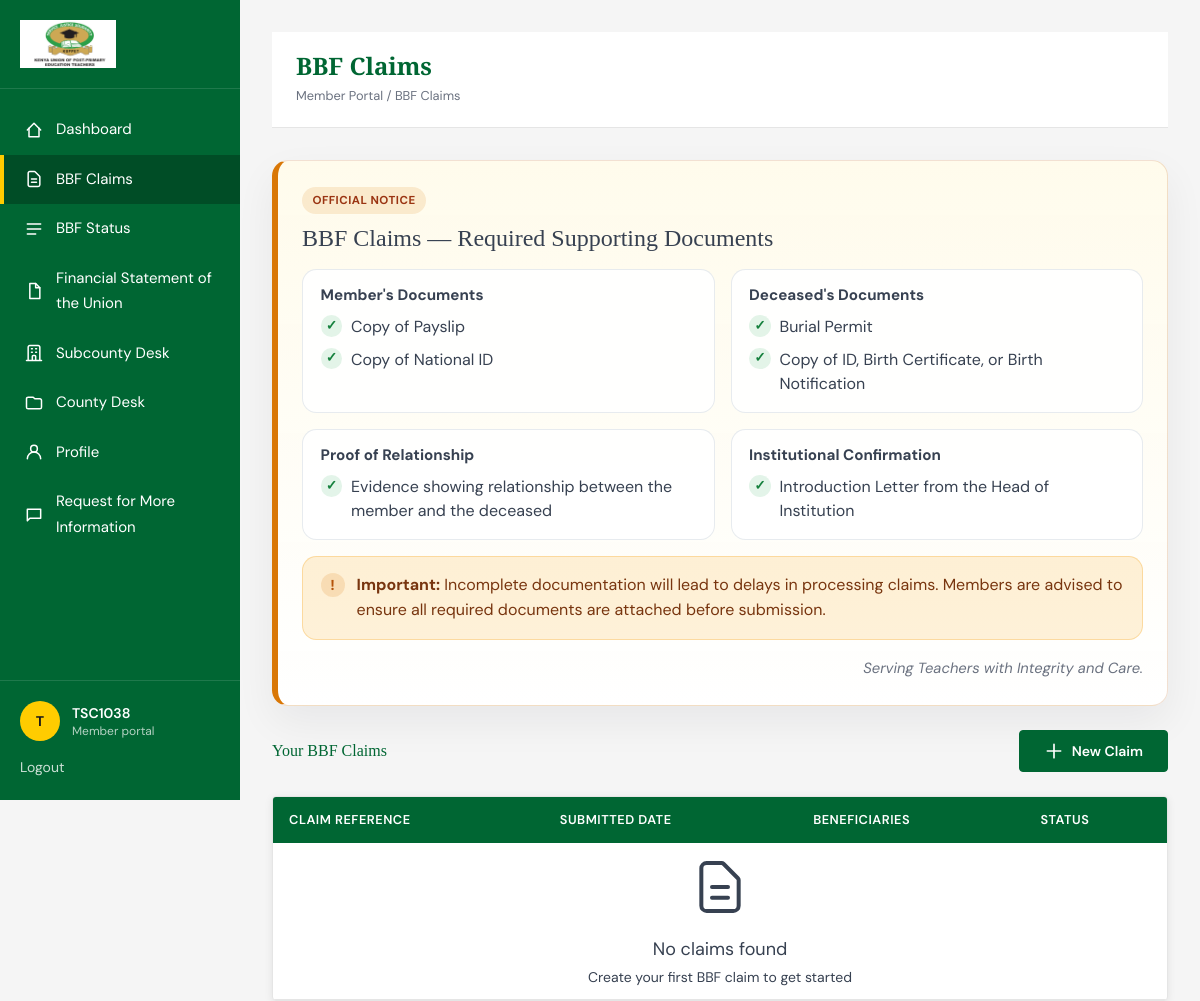
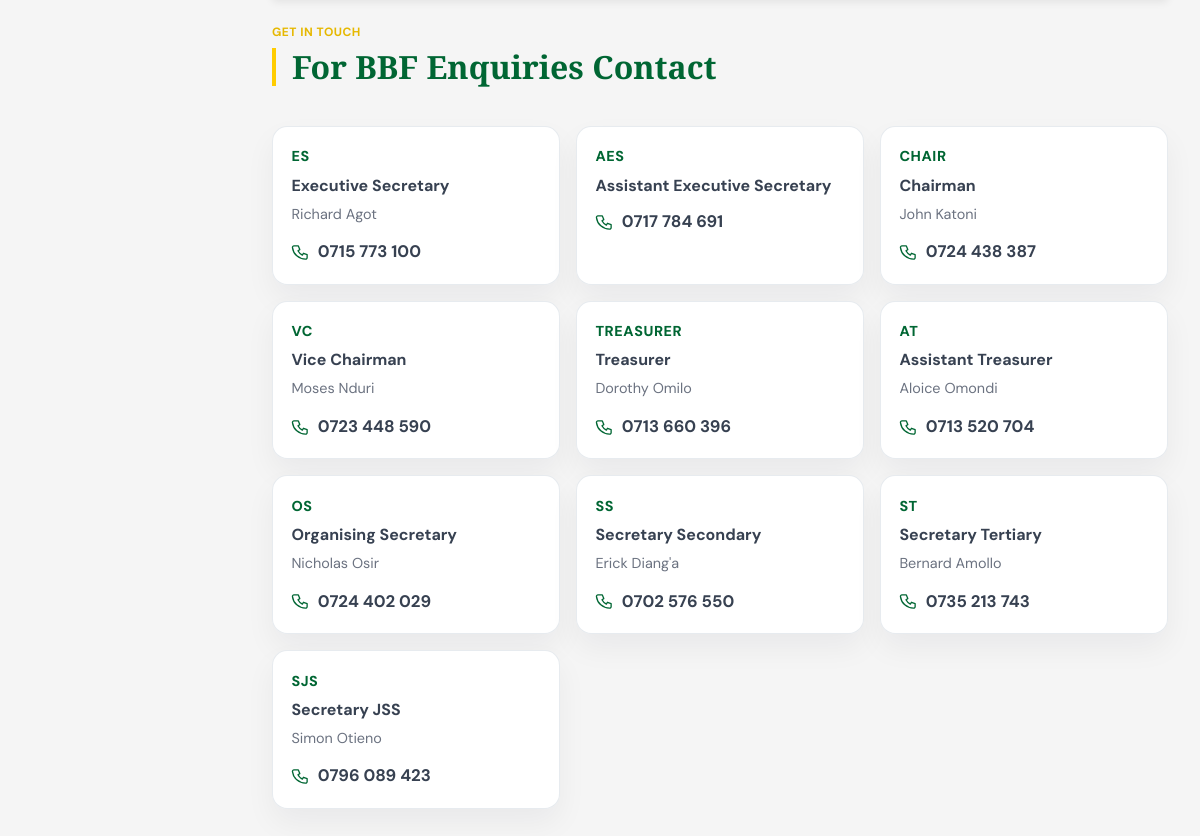
Page /dashboard/bbf-claims/ (signed in) on the committed database (2 pictures, top to bottom).
### accounts/models.py (models this page shows, shortened)
class CustomUser(AbstractUser):
    tsc_number = models.CharField(max_length=50, unique=True)
    email = models.EmailField(_('email address'), unique=True, null=True, blank=True)
    phone_number = models.CharField(max_length=20, blank=True)
    sub_county = models.CharField(max_length=100, blank=True)
    school = models.CharField(max_length=150, blank=True)
    APPROVAL_STATUS_CHOICES = [
        ('PENDING', _('Pending Approval')),
        ('APPROVED', _('Approved')),
        ('REJECTED', _('Rejected')),
    ]
    approval_status = models.CharField(max_length=10, choices=APPROVAL_STATUS_CHOICES, default='PENDING')
    approval_date = models.DateTimeField(null=True, blank=True)
    approved_by = models.ForeignKey(
        'self',
        on_delete=models.SET_NULL,
        null=True,
        blank=True,
        related_name='approved_users'
    )
    totp_secret = models.CharField(max_length=16, blank=True)
    totp_enabled = models.BooleanField(default=False)
    is_subcounty_rep = models.BooleanField(default=False)
    is_county_rep = models.BooleanField(default=False)
    username = None
    USERNAME_FIELD = 'tsc_number' # Use TSC number for login
    REQUIRED_FIELDS = ['email']
    objects = CustomUserManager()

### core/models.py (models this page shows, shortened)
class BECMember(models.Model):
    name = models.CharField(max_length=200)
    title = models.CharField(max_length=200)
    photo = models.ImageField(upload_to='bec_photos/', blank=True, null=True)
    order = models.PositiveIntegerField(default=0)
    class Meta:
        ordering = ['order']

### dashboard/views.py (the view)
# urls.py: path('bbf-claims/', views.BBFClaimsListView.as_view(), name='bbf_claims'),
class BBFClaimsListView(LoginRequiredMixin, ListView):
    template_name = "dashboard/bbf_claims_list.html"
    login_url = reverse_lazy("login")
    context_object_name = "claims"
    def get_queryset(self):
        return BBFClaim.objects.filter(member=self.request.user).order_by("-submitted_at")

### core/bbf_contacts.py (called while the page is built)
def _build_bec_lookup():
    lookup = {}
    for member in BECMember.objects.all():
        normalized = member.title.strip().lower()
        lookup[normalized] = member
    for title, aliases in TITLE_ALIASES.items():
        primary = lookup.get(title.lower())
        if primary:
            continue
        for alias in aliases:
            alias_match = lookup.get(alias.lower())
            if alias_match:
                lookup[title.lower()] = alias_match
                break
    return lookup

def get_bbf_contacts():
    bec_lookup = _build_bec_lookup()
    contacts = []
    for contact in CONTACT_DIRECTORY:
        bec_member = bec_lookup.get(contact["title"].lower())
        local_phone = contact["phone"]
        tel_phone = local_phone[1:] if local_phone.startswith("0") else local_phone
        contacts.append(
            {
                **contact,
                "holder_name": bec_member.name if bec_member else "",
                "tel_phone": tel_phone,
            }
        )
    return contacts

### dashboard/context_processors.py (called while the page is built)
def bbf_contacts(request):
    return {"contact_list": get_bbf_contacts()}

### templates/dashboard/bbf_claims_list.html (shortened to what this page needs)
{% extends 'dashboard/base_dashboard.html' %}
{% load static %}
{% block dashboard_title %}BBF Claims{% endblock %}
{% block dashboard_breadcrumb %}Member Portal / BBF Claims{% endblock %}
{% block dashboard_content %}
<div class="space-y-6">
    {% include 'partials/bbf_documents_notice.html' %}
    <div class="flex items-center justify-between">
        <div class="flex items-center gap-4">
            <h2 class="dashboard-heading">Your BBF Claims</h2>
        </div>
        <a href="{% url 'bbf_claim_create' %}" class="btn btn-primary">
            <svg class="h-5 w-5" fill="none" stroke="currentColor" viewBox="0 0 24 24" aria-hidden="true">
                <path stroke-linecap="round" stroke-linejoin="round" stroke-width="2" d="M12 4v16m8-8H4"></path>
            </svg>
            <span>New Claim</span>
        </a>
    </div>
    <div class="table-shell">
        <table class="data-table">
            <thead>
                <tr>
                    <th>Claim Reference</th>
                    <th>Submitted Date</th>
                    <th>Beneficiaries</th>
                    <th>Status</th>
                </tr>
            </thead>
            <tbody>
                {% for claim in claims %}
                    <tr class="cursor-pointer hover:bg-[var(--bg-card-hover)]" onclick="window.location.href='{% url 'bbf_claim_detail' pk=claim.pk %}'">
                        <td class="font-mono text-sm">{{ claim.claim_reference }}</td>
                        <td>{{ claim.submitted_at|date:"M d, Y H:i" }}</td>
                        <td>{{ claim.beneficiaries_count }}</td>
                        <td>
                            {% if claim.status == 'pending' %}
                                <span class="status-badge status-badge--muted">Pending</span>
                            {% elif claim.status == 'awaiting_subcounty' %}
                                <span class="status-badge status-badge--pending">Awaiting Subcounty Confirmation</span>
                            {% elif claim.status == 'awaiting_county' %}
                                <span class="status-badge status-badge--info">Awaiting County Confirmation</span>
                            {% elif claim.status == 'approved' %}
                                <span class="status-badge status-badge--good">Approved</span>
                            {% elif claim.status == 'rejected' %}
                                <span class="status-badge status-badge--bad">Rejected</span>
                            {% endif %}
                        </td>
                    </tr>
                {% empty %}
                    <tr>
                        <td colspan="4" class="text-center text-[var(--gray-500)] py-12">
                            <svg class="h-16 w-16 mx-auto mb-4 text-[var(--gray-400)]" fill="none" stroke="currentColor" viewBox="0 0 24 24">
                                <path stroke-linecap="round" stroke-linejoin="round" stroke-width="1.5" d="M9 12h6m-6 4h6m2 5H7a2 2 0 01-2-2V5a2 2 0 012-2h5.586a1 1 0 01.707.293l5.414 5.414a1 1 0 01.293.707V19a2 2 0 01-2 2z"></path>
                            </svg>
                            <p class="text-lg">No claims found</p>
                            <p class="text-sm mt-1">Create your first BBF claim to get started</p>
                        </td>
                    </tr>
                {% endfor %}
            </tbody>
        </table>
    </div>
    {% with contacts=contact_list %}
        {% include 'partials/bbf_contact_directory.html' %}
    {% endwith %}
</div>
{% endblock %}

### templates/dashboard/base_dashboard.html (shortened to what this page needs)
{% extends 'base.html' %}
{% load static %}
{% block body_class %}dashboard-body{% endblock %}
{% block site_shell %}
<div class="dashboard-shell">
    <aside class="dashboard-sidebar" id="dashboard-sidebar">
        <div class="dashboard-sidebar__logo">
            <a href="{% url 'dashboard' %}">
                <img src="{% static 'images/kuppet.png' %}" alt="KUPPET Siaya Branch logo">
            </a>
        </div>
        <nav class="dashboard-nav" aria-label="Dashboard navigation">
            <a href="{% url 'dashboard' %}" class="dashboard-nav-link {% if request.resolver_match.url_name == 'dashboard' %}is-active{% endif %}">
                <svg class="dashboard-nav-icon" fill="none" stroke="currentColor" viewBox="0 0 24 24" aria-hidden="true">
                    <path stroke-linecap="round" stroke-linejoin="round" stroke-width="1.8" d="M4 12l8-8 8 8"></path>
                    <path stroke-linecap="round" stroke-linejoin="round" stroke-width="1.8" d="M6 10v10h12V10"></path>
                </svg>
                <span class="dashboard-nav-label">Dashboard</span>
            </a>
            <a href="{% url 'bbf_claims' %}" class="dashboard-nav-link {% if request.resolver_match.url_name == 'bbf_claims' or request.resolver_match.url_name == 'bbf_claim_create' or request.resolver_match.url_name == 'bbf_claim_detail' %}is-active{% endif %}">
                <svg class="dashboard-nav-icon" fill="none" stroke="currentColor" viewBox="0 0 24 24" aria-hidden="true">
                    <path stroke-linecap="round" stroke-linejoin="round" stroke-width="1.8" d="M9 12h6m-6 4h6m2 5H7a2 2 0 01-2-2V5a2 2 0 012-2h5.586a1 1 0 01.707.293l5.414 5.414a1 1 0 01.293.707V19a2 2 0 01-2 2z"></path>
                </svg>
                <span class="dashboard-nav-label">BBF Claims</span>
            </a>
            <a href="{% url 'bbf_status' %}" class="dashboard-nav-link {% if request.resolver_match.url_name == 'bbf_status' %}is-active{% endif %}">
                <svg class="dashboard-nav-icon" fill="none" stroke="currentColor" viewBox="0 0 24 24" aria-hidden="true">
                    <path stroke-linecap="round" stroke-linejoin="round" stroke-width="1.8" d="M4 6h16M4 12h16M4 18h10"></path>
                </svg>
                <span class="dashboard-nav-label">BBF Status</span>
            </a>
            <a href="{% url 'financials' %}" class="dashboard-nav-link {% if request.resolver_match.url_name == 'financials' %}is-active{% endif %}">
                <svg class="dashboard-nav-icon" fill="none" stroke="currentColor" viewBox="0 0 24 24" aria-hidden="true">
                    <path stroke-linecap="round" stroke-linejoin="round" stroke-width="1.8" d="M7 3h7l5 5v13H7z"></path>
                    <path stroke-linecap="round" stroke-linejoin="round" stroke-width="1.8" d="M14 3v5h5"></path>
                </svg>
                <span class="dashboard-nav-label">Financial Statement of the Union</span>
            </a>
            {% if user.is_subcounty_rep or user.is_superuser %}
            <a href="{% url 'subcounty_dashboard' %}" class="dashboard-nav-link {% if request.resolver_match.url_name == 'subcounty_dashboard' or request.resolver_match.url_name == 'subcounty_claim_review' %}is-active{% endif %}">
                <span class="dashboard-nav-label">Subcounty Desk</span>
            </a>
            {% endif %}
            {% if user.is_county_rep or user.is_superuser %}
            <a href="{% url 'county_dashboard' %}" class="dashboard-nav-link {% if request.resolver_match.url_name == 'county_dashboard' or request.resolver_match.url_name == 'county_claim_review' %}is-active{% endif %}">
                <svg class="dashboard-nav-icon" fill="none" stroke="currentColor" viewBox="0 0 24 24" aria-hidden="true">
                    <path stroke-linecap="round" stroke-linejoin="round" stroke-width="1.8" d="M3 7v10a2 2 0 002 2h14a2 2 0 002-2V9a2 2 0 00-2-2h-6l-2-2H5a2 2 0 00-2 2z"></path>
                </svg>
                <span class="dashboard-nav-label">County Desk</span>
            </a>
            {% endif %}
            <a href="{% url 'profile' %}" class="dashboard-nav-link {% if request.resolver_match.url_name == 'profile' %}is-active{% endif %}">
                <span class="dashboard-nav-label">Profile</span>
            </a>
            <a href="{% url 'support' %}" class="dashboard-nav-link {% if request.resolver_match.url_name == 'support' %}is-active{% endif %}">
                <svg class="dashboard-nav-icon" fill="none" stroke="currentColor" viewBox="0 0 24 24" aria-hidden="true">
                    <path stroke-linecap="round" stroke-linejoin="round" stroke-width="1.8" d="M4 5h16v11H7l-3 3V5z"></path>
                </svg>
                <span class="dashboard-nav-label">Request for More Information</span>
            </a>
        </nav>
        <div class="dashboard-sidebar__footer">
            <div class="mb-3 flex items-center gap-3">
                <span class="avatar-badge">{{ user.first_name|default:user.tsc_number|slice:":1" }}{{ user.last_name|slice:":1" }}</span>
                <div class="dashboard-sidebar__footer-text">
                    <p class="text-sm font-semibold">{{ user.get_full_name|default:user.tsc_number }}</p>
                    <p class="text-xs text-white/70">Member portal</p>
                </div>
            </div>
            <a href="{% url 'logout' %}" class="text-sm text-white/80 hover:text-white hover:underline">Logout</a>
        </div>
    </aside>
    <main class="dashboard-main">
        <div class="dashboard-main__inner">
            <div class="dashboard-heading-bar">
                <div class="flex items-start gap-4">
                    <div>
                        <h1>{% block dashboard_title %}Member Dashboard{% endblock %}</h1>
                        <p class="dashboard-breadcrumb">{% block dashboard_breadcrumb %}Member Portal{% endblock %}</p>
                    </div>
                </div>
            </div>
            {% block dashboard_content %}{% endblock %}
        </div>
    </main>
</div>
{% endblock %}

### templates/partials/bbf_contact_directory.html
<section class="bbf-contact-directory">
    <div class="section-heading">
        <span class="section-heading__eyebrow">Get in Touch</span>
        <h2 class="section-heading__title">For BBF Enquiries Contact</h2>
    </div>
    <div class="contact-grid">
        {% for contact in contacts %}
        <div class="contact-card">
            <div class="contact-role">{{ contact.role }}</div>
            <p class="contact-title">{{ contact.title }}</p>
            {% if contact.holder_name %}
                <p class="contact-holder">{{ contact.holder_name }}</p>
            {% endif %}
            <a href="tel:+254{{ contact.tel_phone }}" class="contact-phone">
                <svg class="phone-icon" fill="none" stroke="currentColor" viewBox="0 0 24 24" aria-hidden="true">
                    <path stroke-linecap="round" stroke-linejoin="round" stroke-width="1.8" d="M6 4h4l2 5-2.5 1.5a14 14 0 006 6L17 14l5 2v4a2 2 0 01-2.2 2A18 18 0 012 6.2 2 2 0 014 4z"></path>
                </svg>
                {{ contact.phone_display }}
            </a>
        </div>
        {% endfor %}
    </div>
</section>

### rows in the picture
CustomUser: first_name "T", get_full_name "TSC1038"
BECMember: role "ES", title "Executive Secretary", holder_name "Richard Agot", phone_display "0715 773 100"
BECMember: role "CHAIR", title "Chairman", holder_name "John Katoni", phone_display "0724 438 387"
BECMember: role "VC", title "Vice Chairman", holder_name "Moses Nduri", phone_display "0723 448 590"
BECMember: role "TREASURER", title "Treasurer", holder_name "Dorothy Omilo", phone_display "0713 660 396"
BECMember: role "AT", title "Assistant Treasurer", holder_name "Aloice Omondi", phone_display "0713 520 704"
BECMember: role "OS", title "Organising Secretary", holder_name "Nicholas Osir", phone_display "0724 402 029"
BECMember: role "SS", title "Secretary Secondary", holder_name "Erick Diang'a", phone_display "0702 576 550"
BECMember: role "ST", title "Secretary Tertiary", holder_name "Bernard Amollo", phone_display "0735 213 743"
BECMember: role "SJS", title "Secretary JSS", holder_name "Simon Otieno", phone_display "0796 089 423"

### other values in the picture
{{ contact.role }} "AES"
{{ contact.title }} "Assistant Executive Secretary"
{{ contact.phone_display }} "0717 784 691"
